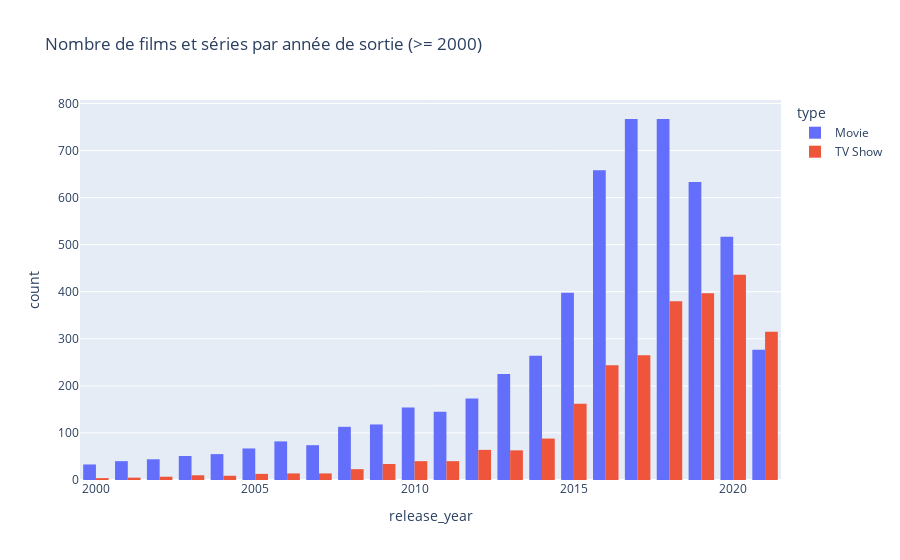
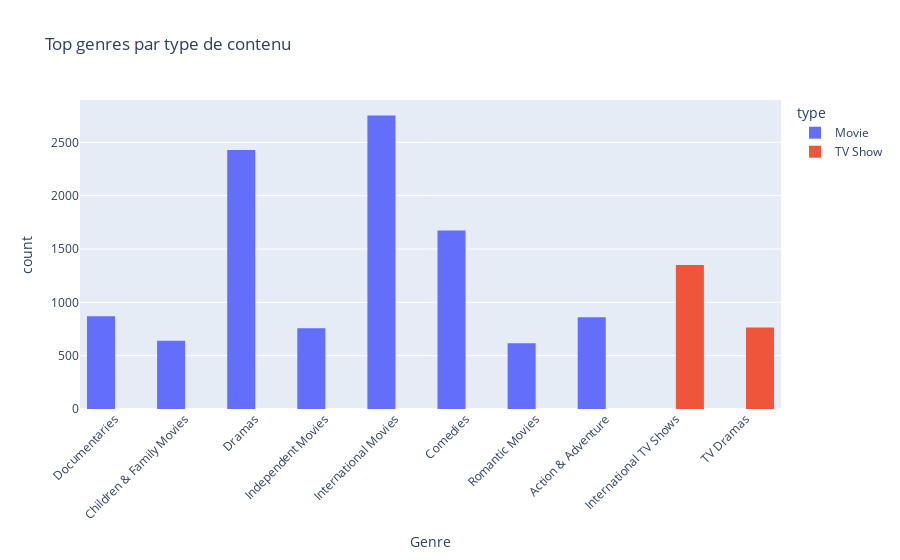
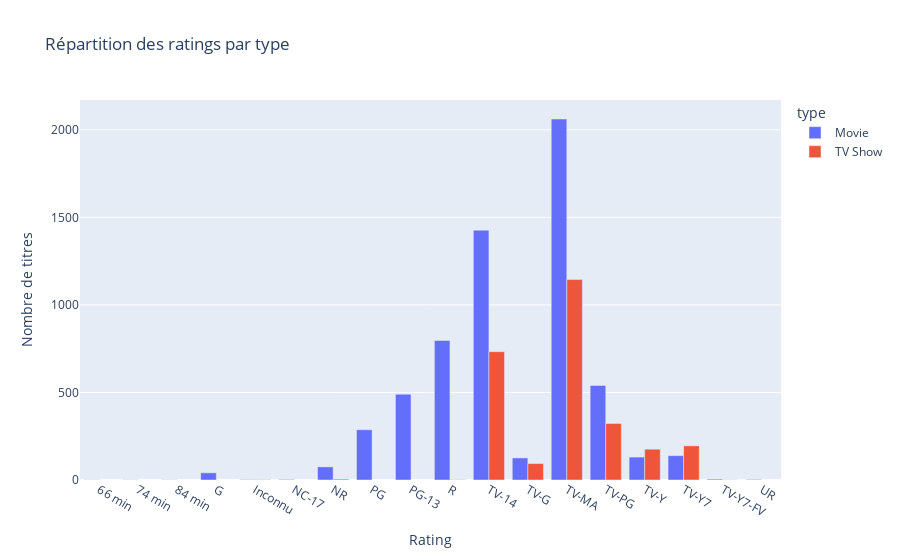

These figures' notebook cell, in order:
### Code cell
# Films vs séries par année de sortie
fig = px.histogram(df_clean[df_clean["release_year"] >= 2000],
                   x="release_year",
                   color="type",
                   barmode="group",
                   title="Nombre de films et séries par année de sortie (>= 2000)")
fig.show()
# Genres principaux par type (Movie / TV Show)
# Genres principaux par type (Movie / TV Show)
genres_df = (
    df_clean
        .assign(genre=df_clean["listed_in"].str.split(","))  # transforme les listes de genres
        .explode("genre")                                   # une ligne par genre
)

# Nettoyage du texte
genres_df["genre"] = genres_df["genre"].str.strip().replace("", "Inconnu")

# Top 10 des genres les plus courants
top_genres_10 = genres_df["genre"].value_counts().head(10).index

# Filtrer uniquement ces 10 genres
filtered_genres = genres_df[genres_df["genre"].isin(top_genres_10)]

# Visualisation Plotly
fig = px.histogram(
    filtered_genres,
    x="genre",
    color="type",
    barmode="group",
    title="Top genres par type de contenu",
    labels={"genre": "Genre", "count": "Nombre de titres"},
)

fig.update_layout(xaxis_tickangle=-45)
fig.show()

# Agrégation : nombre de contenus pour chaque rating et chaque type
rating_counts = (
    df_clean
    .groupby(["rating", "type"])
    .size()
    .reset_index(name="count")
)

# Visualisation Plotly
fig = px.bar(rating_counts,
             x="rating",
             y="count",
             color="type",
             barmode="group",
             title="Répartition des ratings par type")

fig.update_layout(xaxis_title="Rating", yaxis_title="Nombre de titres")
fig.show()

### Figure 1 — Plotly figure (JSON) as saved in the notebook; plotly's stock layout.template omitted (floating-point values rounded to 4 significant figures; data arrays with more than 128 entries replaced by an {"elided": "..."} marker saying what was removed)
{"data": [{"alignmentgroup": "True", "bingroup": "x", "hovertemplate": "type=Movie<br>release_year=%{x}<br>count=%{y}<extra></extra>", "legendgroup": "Movie", "marker": {"color": "#636efa", "pattern": {"shape": ""}}, "name": "Movie", "offsetgroup": "Movie", "orientation": "v", "showlegend": true, "type": "histogram", "x": {"elided": "5655 int values"}, "xaxis": "x", "yaxis": "y"}, {"alignmentgroup": "True", "bingroup": "x", "hovertemplate": "type=TV Show<br>release_year=%{x}<br>count=%{y}<extra></extra>", "legendgroup": "TV Show", "marker": {"color": "#EF553B", "pattern": {"shape": ""}}, "name": "TV Show", "offsetgroup": "TV Show", "orientation": "v", "showlegend": true, "type": "histogram", "x": {"elided": "2627 int values"}, "xaxis": "x", "yaxis": "y"}], "layout": {"barmode": "group", "legend": {"title": {"text": "type"}, "tracegroupgap": 0}, "title": {"text": "Nombre de films et séries par année de sortie (>= 2000)"}, "xaxis": {"anchor": "y", "domain": [0, 1], "title": {"text": "release_year"}}, "yaxis": {"anchor": "x", "domain": [0, 1], "title": {"text": "count"}}}}

### Figure 2 — Plotly figure (JSON) as saved in the notebook; plotly's stock layout.template omitted (floating-point values rounded to 4 significant figures; data arrays with more than 128 entries replaced by an {"elided": "..."} marker saying what was removed)
{"data": [{"alignmentgroup": "True", "bingroup": "x", "hovertemplate": "type=Movie<br>Genre=%{x}<br>count=%{y}<extra></extra>", "legendgroup": "Movie", "marker": {"color": "#636efa", "pattern": {"shape": ""}}, "name": "Movie", "offsetgroup": "Movie", "orientation": "v", "showlegend": true, "type": "histogram", "x": {"elided": "10594 str values"}, "xaxis": "x", "yaxis": "y"}, {"alignmentgroup": "True", "bingroup": "x", "hovertemplate": "type=TV Show<br>Genre=%{x}<br>count=%{y}<extra></extra>", "legendgroup": "TV Show", "marker": {"color": "#EF553B", "pattern": {"shape": ""}}, "name": "TV Show", "offsetgroup": "TV Show", "orientation": "v", "showlegend": true, "type": "histogram", "x": {"elided": "2114 str values"}, "xaxis": "x", "yaxis": "y"}], "layout": {"barmode": "group", "legend": {"title": {"text": "type"}, "tracegroupgap": 0}, "title": {"text": "Top genres par type de contenu"}, "xaxis": {"anchor": "y", "domain": [0, 1], "tickangle": -45, "title": {"text": "Genre"}}, "yaxis": {"anchor": "x", "domain": [0, 1], "title": {"text": "count"}}}}

### Figure 3 — Plotly figure (JSON) as saved in the notebook; plotly's stock layout.template omitted (floating-point values rounded to 4 significant figures)
{"data": [{"alignmentgroup": "True", "hovertemplate": "type=Movie<br>rating=%{x}<br>count=%{y}<extra></extra>", "legendgroup": "Movie", "marker": {"color": "#636efa", "pattern": {"shape": ""}}, "name": "Movie", "offsetgroup": "Movie", "orientation": "v", "showlegend": true, "textposition": "auto", "type": "bar", "x": ["66 min", "74 min", "84 min", "G", "Inconnu", "NC-17", "NR", "PG", "PG-13", "R", "TV-14", "TV-G", "TV-MA", "TV-PG", "TV-Y", "TV-Y7", "TV-Y7-FV", "UR"], "xaxis": "x", "y": [1, 1, 1, 41, 2, 3, 75, 287, 490, 797, 1427, 126, 2062, 540, 131, 139, 5, 3], "yaxis": "y"}, {"alignmentgroup": "True", "hovertemplate": "type=TV Show<br>rating=%{x}<br>count=%{y}<extra></extra>", "legendgroup": "TV Show", "marker": {"color": "#EF553B", "pattern": {"shape": ""}}, "name": "TV Show", "offsetgroup": "TV Show", "orientation": "v", "showlegend": true, "textposition": "auto", "type": "bar", "x": ["Inconnu", "NR", "R", "TV-14", "TV-G", "TV-MA", "TV-PG", "TV-Y", "TV-Y7", "TV-Y7-FV"], "xaxis": "x", "y": [2, 5, 2, 733, 94, 1145, 323, 176, 195, 1], "yaxis": "y"}], "layout": {"barmode": "group", "legend": {"title": {"text": "type"}, "tracegroupgap": 0}, "title": {"text": "Répartition des ratings par type"}, "xaxis": {"anchor": "y", "domain": [0, 1], "title": {"text": "Rating"}}, "yaxis": {"anchor": "x", "domain": [0, 1], "title": {"text": "Nombre de titres"}}}}
